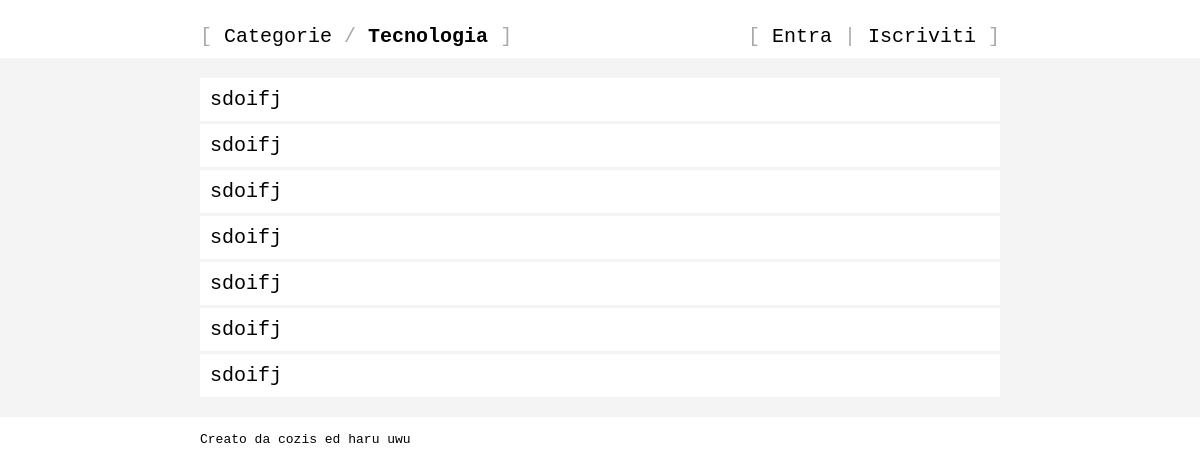
Before: /boards/tech with the older database file.
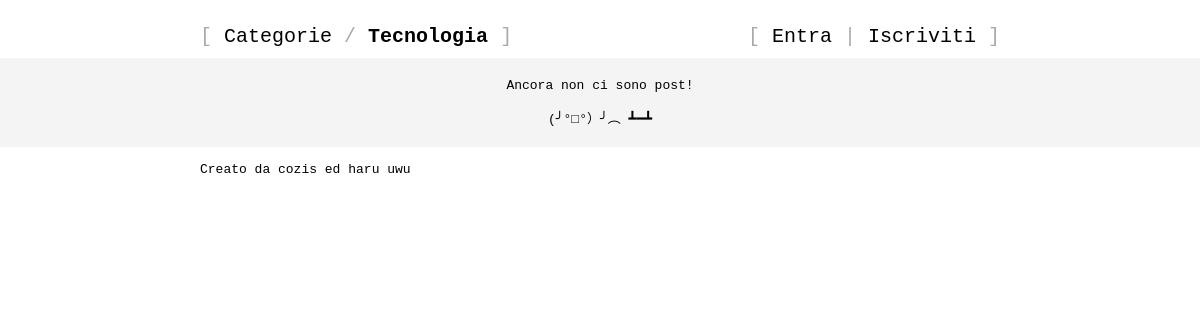
After: the same page with the newer database file.
### tables this page shows
CREATE TABLE Board (
    name                        VARCHAR(4) PRIMARY KEY,
    full_name                   VARCHAR(32) UNIQUE,
    description                 VARCHAR(512)
);

CREATE TABLE Post (
    id                          INTEGER PRIMARY KEY AUTOINCREMENT,
    board                       VARCHAR(4) NOT NULL,
    creator                     VARCHAR(32) NOT NULL,
    title                       VARCHAR(128) NOT NULL,
    body                        VARCHAR(8192) NOT NULL,
    is_link                     BOOLEAN NOT NULL,
    timestamp                   INTEGER NOT NULL, -- UNIX TIMESTAMP

    FOREIGN KEY(board)
        REFERENCES Board(name)
            ON UPDATE CASCADE
            ON DELETE CASCADE,

    FOREIGN KEY(creator)
        REFERENCES User(username)
            ON UPDATE CASCADE
            ON DELETE CASCADE
);

### views.py (the view)
@views.route("/boards/<string:name>", methods=["GET"])
@views.route("/boards/<string:name>/posts", methods=["GET"])
def board(name: str) -> str:
    board = dao.select_board(name)
    utils.abort_if_falsy(board, 404)
    posts = dao.select_posts(board.name, 100)
    return render_template("board.html", board=board, posts=posts, user=current_user)

### common/dao.py (called while the page is built)
def select_board(name: str) -> Board | None:
    query = "SELECT name, full_name, description FROM Board WHERE name = ?"
    rows = db.query_database(query, (name,))
    return None if not rows else Board.from_dict(rows[0])

def select_posts(board: str, limit: int) -> list[Post]:
    query = """SELECT id, board, title, body, is_link, timestamp
               FROM Post
               WHERE board = ?
               ORDER BY id DESC
               LIMIT ?"""
    rows = db.query_database(query, (board, limit))
    return [] if not rows else [Post.from_dict(row) for row in rows]

### common/db.py (called while the page is built)
def dictionarify(cursor: sqlite3.Cursor, row: tuple[Any, ...]) -> DBRow:
    return dict((cursor.description[i][0], value) for i, value in enumerate(row))

def query_database(query: str, args: tuple[Any, ...] = ()) -> list[DBRow]:
    connection = sqlite3.connect(current_app.config.get("DB_PATH"))  # type: ignore
    connection.row_factory = dictionarify
    cursor = connection.cursor()
    cursor.execute(query, args)
    rows = cursor.fetchall()
    cursor.close()
    connection.close()
    return rows

### models.py (called while the page is built)
    @staticmethod
    def from_dict(d: dict[str, str]) -> Any:
        name = d.get("name")
        full_name = d.get("full_name")
        description = d.get("description")
        return Board(name, full_name, description)  # type: ignore

    @staticmethod
    def from_dict(d: dict[str, Any]) -> Any:
        id = d.get("id")
        board = d.get("board")
        title = d.get("title")
        body = d.get("body")
        is_link = d.get("is_link")
        timestamp = d.get("timestamp")
        return Post(id, board, title, body, is_link, timestamp)  # type: ignore

### utils.py (called while the page is built)
def abort_if_falsy(resource: Any | None, status_code: int) -> None:
    if not resource:
        abort(status_code)

### templates/board.html (shortened to what this page needs)
{% extends "base.html" %}
{% block lnav %}
    <a href="/boards">Categorie</a>
    /
    <a href="/boards/{{ board.name }}"><b>{{ board.full_name }}</b></a>
{% endblock %}
{% block rnav %}
    {{super()}}
{% endblock %}
{% block main %}
{% if posts|length > 1 %}
<table>
    {% for post in posts %}
    <tr>
        <td>
        <a class="title" href="/boards/{{board.name}}/posts/{{post.hex_id}}">{{post.title}}</a>
        </td>
    </tr>
    {% endfor %}
</table>
{% else %}
<center>
    Ancora non ci sono post!
    <br />
    <br />
    <pre>(╯°□°）╯︵ ┻━┻</pre>
</center>
{% endif %}
{% endblock %}

### templates/base.html (shortened to what this page needs)
<!DOCTYPE html>
<html lang="it">
    <head>
        <link
            rel="stylesheet"
            type="text/css"
            href="{{ url_for('static', filename='style.css') }}"
        />
    </head>
    <body>
        <header>
            <br />
            <nav>[
{% block lnav %}{% endblock %}
            ]</nav>
            <nav>[
{% block rnav %}
{% if user is defined and user.is_authenticated %}
                <a href="/users/{{user.username}}">{{user.username}}</a>
                |
                <a href="/logout">Esci</a>
{% else %}
                <a href="/login">Entra</a>
                |
                <a href="/signup">Iscriviti</a>
{% endif %}
{% endblock %}
            ]</nav>
        </header>
        <main>
            <div id="main-inner">
{% block main %}{% endblock %}
            </div>
        </main>
        <br />
        <footer>
            Creato da cozis ed haru uwu
        </footer>
    </body>
</html>

### static/style.css (style rules this page uses)
:root { --page-width: 800px; }
body { margin: 0; font-family: monospace; }
header, footer { max-width: var(--page-width); margin: auto; }
header { padding: 10px 0; overflow: auto; }
header nav { float: left; font-size: 20px; color: #aaa; }
header nav:last-child { float: right; }
header nav a { color: black; text-decoration: none; }
main { background: #f4f4f4; padding: 20px 0; }
main { width: 100%; }
#main-inner { margin: auto; width: var(--page-width); }

Changed rows visible on the page:
removed Post: title "sdoifj"
removed Post: title "sdoifj"
removed Post: title "sdoifj"
removed Post: title "sdoifj"
removed Post: title "sdoifj"
removed Post: title "sdoifj"
removed Post: title "sdoifj"
Other visible differences:
text now shown: "Ancora non ci sono post! (╯°□°）╯︵ ┻━┻"
